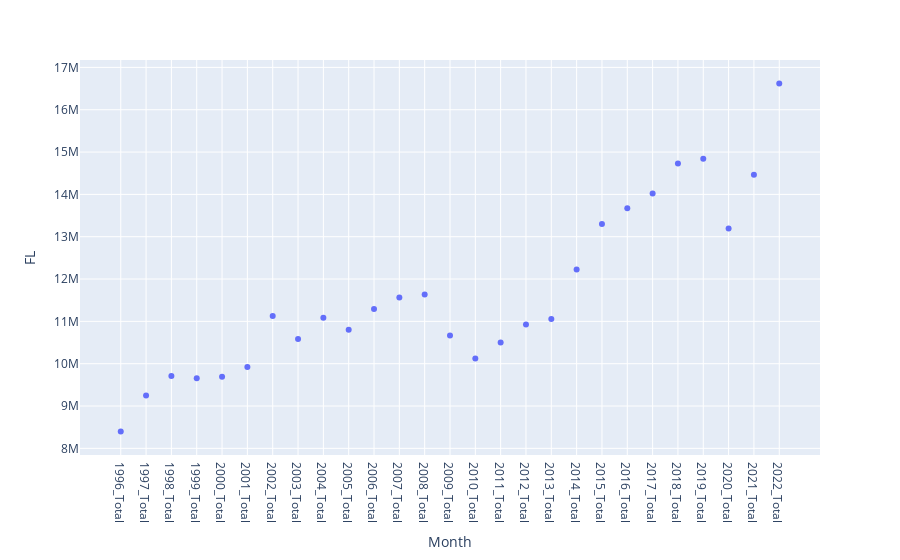

Source (notebook cell):
### Markdown cell above
### FL

### Code cell
import plotly.express as px

x = df_row.index
fig = px.scatter(df_row[['FL']], x=x, y="FL")
fig.show()

### Figure 1 — Plotly figure (JSON) as saved in the notebook; plotly's stock layout.template omitted (floating-point values rounded to 4 significant figures)
{"data": [{"hovertemplate": "Month=%{x}<br>FL=%{y}<extra></extra>", "legendgroup": "", "marker": {"color": "#636efa", "symbol": "circle"}, "mode": "markers", "name": "", "orientation": "v", "showlegend": false, "type": "scatter", "x": ["1996_Total", "1997_Total", "1998_Total", "1999_Total", "2000_Total", "2001_Total", "2002_Total", "2003_Total", "2004_Total", "2005_Total", "2006_Total", "2007_Total", "2008_Total", "2009_Total", "2010_Total", "2011_Total", "2012_Total", "2013_Total", "2014_Total", "2015_Total", "2016_Total", "2017_Total", "2018_Total", "2019_Total", "2020_Total", "2021_Total", "2022_Total"], "xaxis": "x", "y": [8397962, 9247325, 9709272, 9657464, 9689617, 9919921, 11128812, 10581735, 11082441, 10800004, 11292746, 11566516, 11633285, 10665716, 10122653, 10500503, 10925109, 11054044, 12222986, 13302540, 13671234, 14019740, 14728093, 14843753, 13192800, 14462064, 16619415], "yaxis": "y"}], "layout": {"legend": {"tracegroupgap": 0}, "margin": {"t": 60}, "xaxis": {"anchor": "y", "domain": [0, 1], "title": {"text": "Month"}}, "yaxis": {"anchor": "x", "domain": [0, 1], "title": {"text": "FL"}}}}
